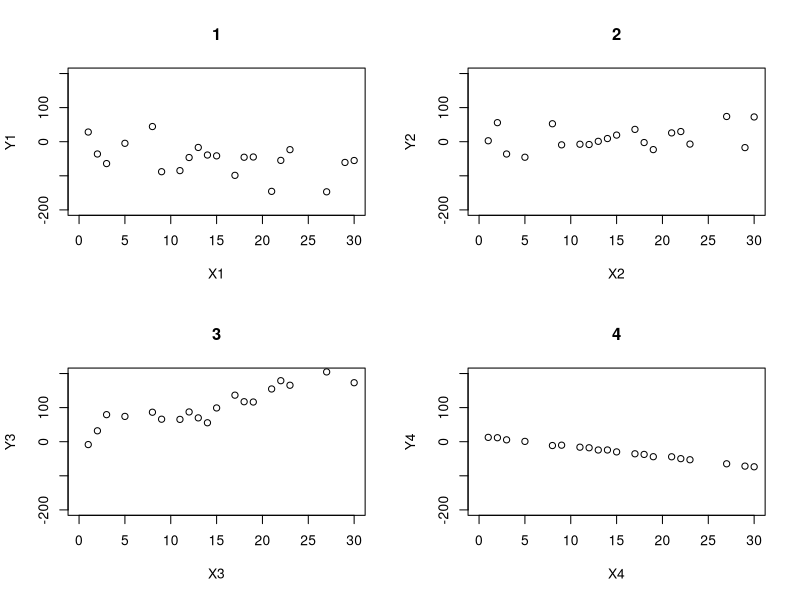
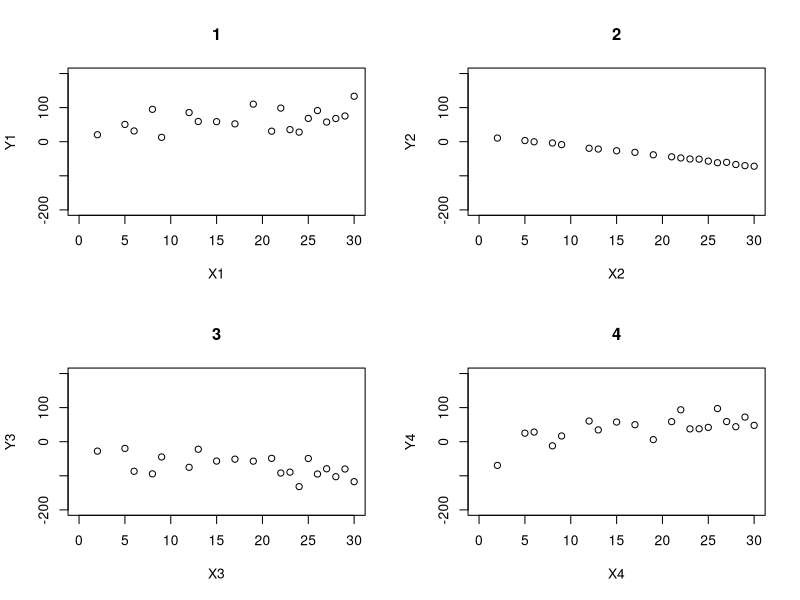
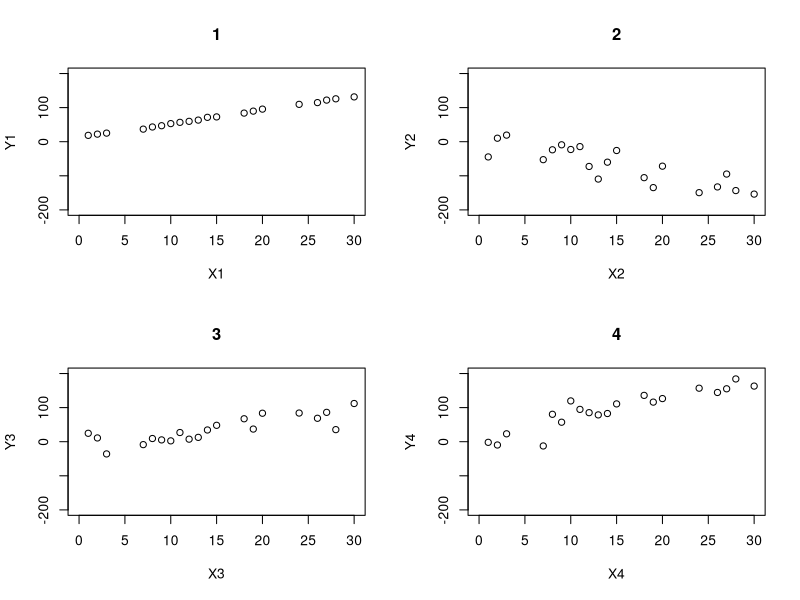
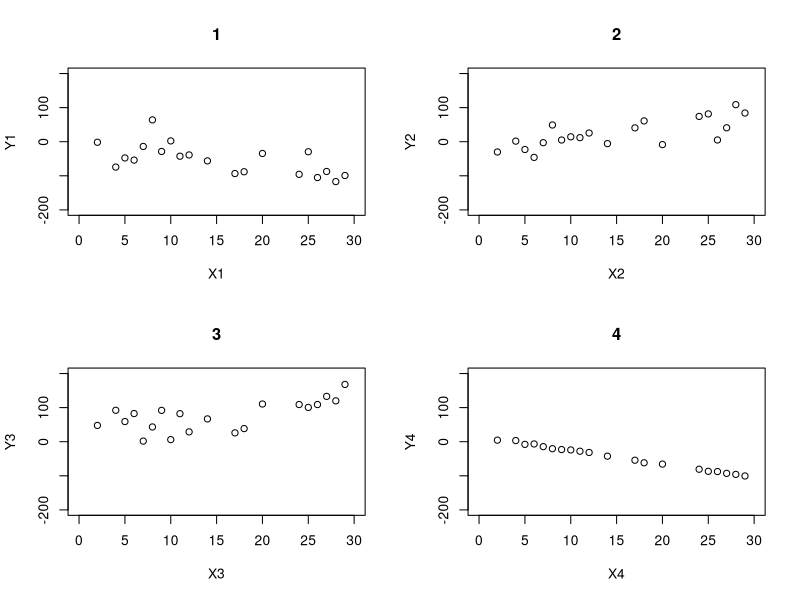
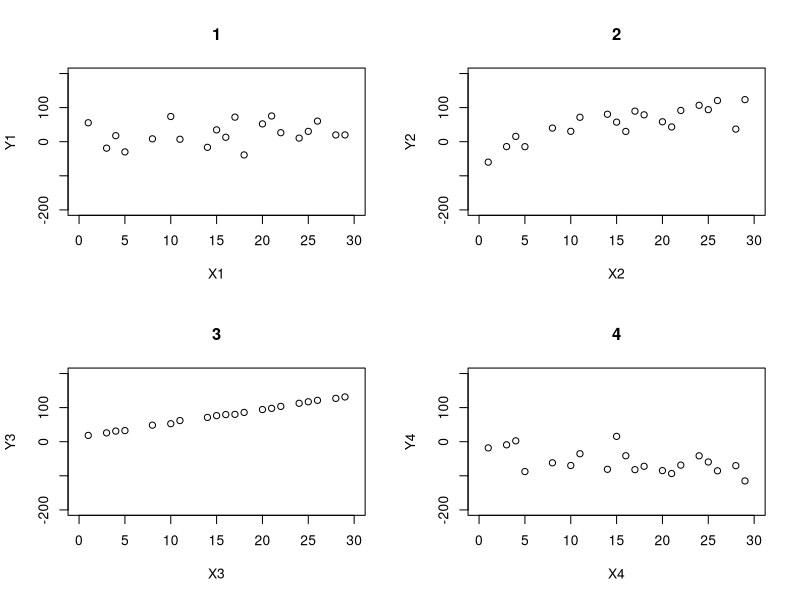
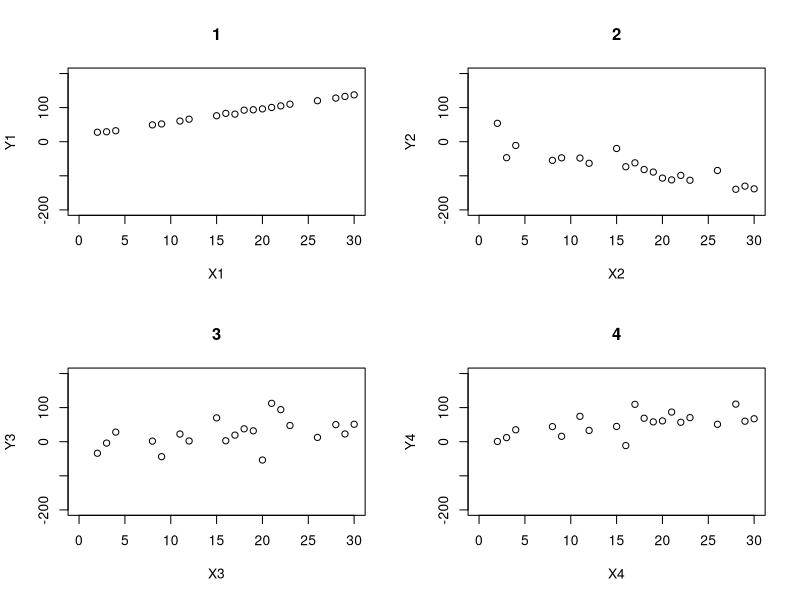
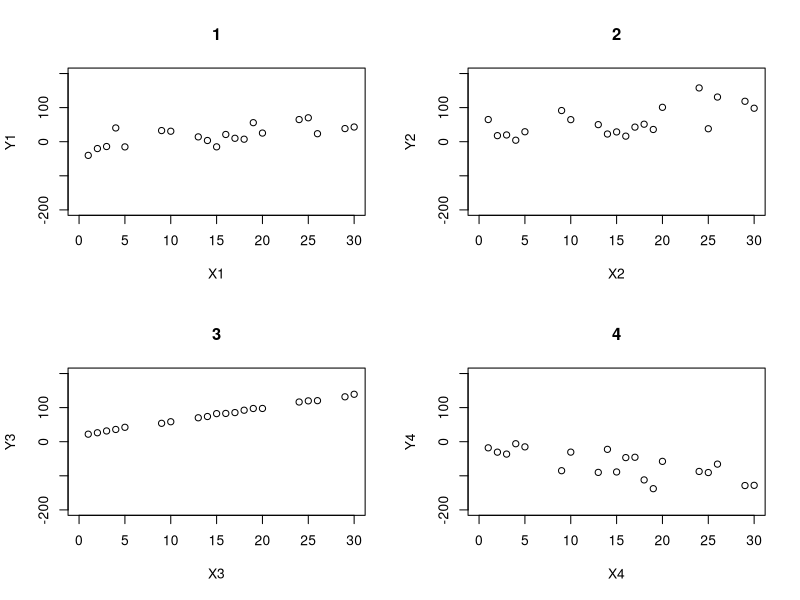
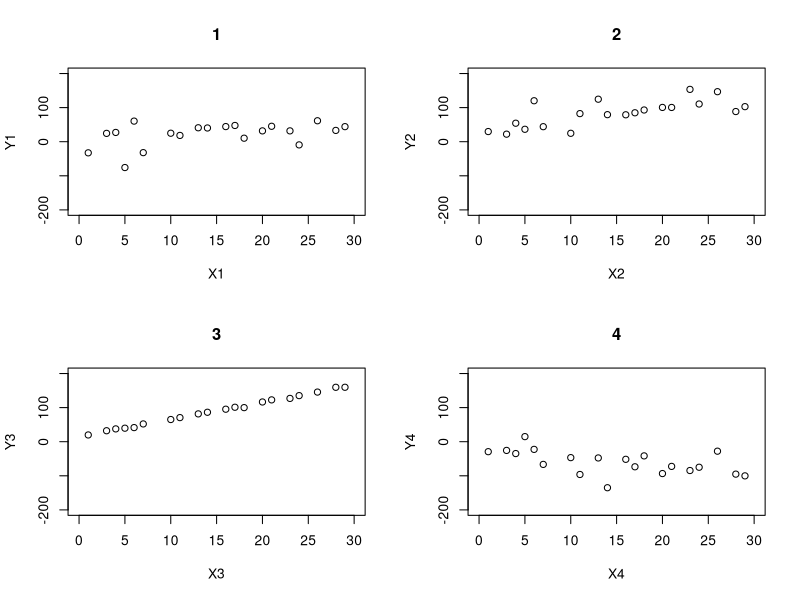

Source code (R) for these figures, in order: (Note: this script raises an error after producing the figures.)
##### CorrMC1 #####
CorrMC1= function(
title = "CorrMC1", # Question-bank title that will be easily viewable in e-learning
n = 200, # Number of questions to generate
type = "MC", # The question type, one of many possible types on e-learning
answers = 4, # Number of answers per MC question
points.per.q = 4, # Number of points the question is worth (on the test)
difficulty = 1, # An easily viewable difficulty level on e-learning
quest.txt1 = "Four scatterplots of two variables Y vs. X are depicted above. Determine which image depicts the strongest correlation between Y and X.", # This is static text for the question
digits = 2, # This is the number of decimal places to round off the data
loc.path = "Images/", # This is the local path used to store any randomly generated image files
e.path = "Images/", # This is the path on e-learning used to store any above-implemented image files
hint = "No calculation is necessary. Just interpret the above graph.", # This is a student hint, visible to them during the exam on e-learning
feedback = "Strongest correlations have points closest to a line of best fit." # This is student feedback, visible after the exam
)
{
param <- c("NewQuestion","ID","Title","QuestionText","Points","Difficulty", "Image",
           rep("Option", answers),"Hint","Feedback") # These are setting row names for the CSV file
questions <- data.frame() # This opens a data frame to store the randomly generated questions below
for(i in 1:n)
{
  ID <- paste(title, i, sep = "-") # The ID of the specific question within the bank, title + question number in the loop
  points <- sample(c(rep(0,answers-1),100),replace=F) # The proportion of points assigned to each possible answer, 1 if correct or 0 if incorrect
  corr.ind <- 7 + which.max(points) # This is the row index of the correct answer
  X <- sample(1:30, size = 20); X1 <- X; X2 <- X; X3 <- X; X4 <- X # randomly generating the data points of x-axis for all four scatterplots
  decis <- sample(1:4, size = 1) # Randomly generating indication number for each of four scatterplots
  if(decis == 1)
  {
    Y1 <- sample(10:20, size = 1) + sample(3:6, size = 1)*X + rnorm(length(X),0,30)
    Y2 <- sample(10:20, size = 1) + sample(seq(-6, -3, 1), size = 1)*X + rnorm(length(X),0,2)
    Y3 <- sample(seq(-20, -10, 1), size = 1) + sample(seq(-4, -3, 1), size = 1)*X + rnorm(length(X),0,30)
    Y4 <- sample(seq(-20, -10, 1), size = 1) + sample(seq(2, 3, 1), size = 1)*X + rnorm(length(X), 0, 30)
  }
  else{if(decis == 2)
  {
    Y2 <- sample(10:20, size = 1) + sample(3:6, size = 1)*X + rnorm(length(X),0,30)
    Y3 <- sample(10:20, size = 1) + sample(3:6, size = 1)*X + rnorm(length(X),0,2)
    Y4 <- sample(seq(-20, -10, 1), size = 1) + sample(seq(-4, -3, 1), size = 1)*X + rnorm(length(X),0,30)
    Y1 <- sample(seq(-20, -10, 1), size = 1) + sample(seq(2, 3, 1), size = 1)*X + rnorm(length(X), 0, 30)
  }
    else{if(decis == 3)
    {
      Y3 <- sample(10:20, size = 1) + sample(3:6, size = 1)*X + rnorm(length(X),0,30)
      Y4 <- sample(10:20, size = 1) + sample(seq(-6, -3, 1), size = 1)*X + rnorm(length(X),0,2)
      Y1 <- sample(seq(-20, -10, 1), size = 1) + sample(seq(-4, -3, 1), size = 1)*X + rnorm(length(X),0,30)
      Y2 <- sample(seq(-20, -10, 1), size = 1) + sample(seq(2, 3, 1), size = 1)*X + rnorm(length(X), 0, 30)
    }
      else{if(decis == 4)
      {
        Y4 <- sample(10:20, size = 1) + sample(3:6, size = 1)*X + rnorm(length(X),0,30)
        Y1 <- sample(10:20, size = 1) + sample(3:6, size = 1)*X + rnorm(length(X),0,2)
        Y2 <- sample(seq(-20, -10, 1), size = 1) + sample(seq(-4, -3, 1), size = 1)*X + rnorm(length(X),0,30)
        Y3 <- sample(seq(-20, -10, 1), size = 1) + sample(seq(2, 3, 1), size = 1)*X + rnorm(length(X), 0, 30)
      }}}} # randomly generating the y-axis value depending on the indicator value of the scatterplots
  r1 <- cor(X1, Y1); r2 <- cor(X2, Y2); r3 <- cor(X3, Y3); r4 <- cor(X4, Y4) # generating correlation value for each of the scatterplots
  r <- abs(c(r1,r2,r3,r4)) # vector of absolute values of all the four scatterplots
  corr.ans <- which.max(r) # This is the correct answer to the question
  ans.txt <- 1:4 # Finding the indicator number of the scatterplot having maximum correlation value among all the four 
  ans.txt <- c(ans.txt[ans.txt != corr.ans], "None of the Above") # These are randomly generated incorrect answers
  content <- c(type, ID, ID, quest.txt1,
               points.per.q, difficulty, paste(e.path, paste(title, i, sep = "-"), ".jpeg", sep = ""),
               points, hint, feedback) # This is collecting a lot of the above information into a single vector
  options <- c(rep("",7), ans.txt, rep("",2)) # This is collecting the incorrect answers above, and indexing them correctly by row
  options[corr.ind] <- corr.ans # This is imputing the correct answer at the appropriate row index
  questions[(1+(9+answers)*i):((9+answers)*(i+1)),1] <- param # This is indexing and storing all the row names
  questions[(1+(9+answers)*i):((9+answers)*(i+1)),2] <- content # Indexing and storing all the content
  questions[(1+(9+answers)*i):((9+answers)*(i+1)),3] <- options # Indexing and storing the answers, both incorrect and correct
  jpeg(filename=paste(loc.path, paste(title, i, sep = "-"), ".jpeg", sep = "")) # creating the image files in the designated place
  par(mfrow=c(2,2)) # creating the graphical parameter that two scatterplots are drawn in two rows
  plot(X1, Y1, xlim=c(0,30), ylim = c(-200, 200)); title(1) 
  plot(X2, Y2, xlim=c(0,30), ylim = c(-200, 200)); title(2)
  plot(X3, Y3, xlim=c(0,30), ylim = c(-200, 200)); title(3)
  plot(X4, Y4, xlim=c(0,30), ylim = c(-200, 200)); title(4); # setting up the boundary limits of x-axis and y-axis for each of the scatterplots
  dev.off()
}
questions <- questions[((10+answers)):((9+answers)*(n+1)),] # Storing only what's needed for e-learning upload as a CSV file
write.table(questions, sep=",", file=paste(title, ".csv", sep = ""),
            row.names=F, col.names=F) # Writing the CSV file
}

CorrMC1() # creating the csv file

